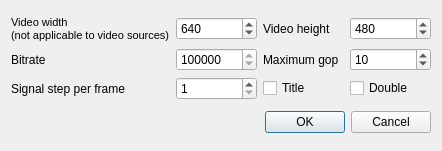
<?xml version="1.0" encoding="UTF-8"?>
<ui version="4.0">
 <class>ExportVideoDialog</class>
 <widget class="QDialog" name="ExportVideoDialog">
  <property name="geometry">
   <rect>
    <x>0</x>
    <y>0</y>
    <width>442</width>
    <height>151</height>
   </rect>
  </property>
  <property name="windowTitle">
   <string>Dialog</string>
  </property>
  <layout class="QVBoxLayout" name="verticalLayout">
   <item>
    <layout class="QGridLayout" name="gridLayout">
     <item row="0" column="0">
      <widget class="QLabel" name="label">
       <property name="text">
        <string>&lt;!DOCTYPE HTML PUBLIC &quot;-//W3C//DTD HTML 4.0//EN&quot; &quot;http://www.w3.org/TR/REC-html40/strict.dtd&quot;&gt;
&lt;html&gt;&lt;head&gt;&lt;meta name=&quot;qrichtext&quot; content=&quot;1&quot; /&gt;&lt;style type=&quot;text/css&quot;&gt;
p, li { white-space: pre-wrap; }
&lt;/style&gt;&lt;/head&gt;&lt;body style=&quot; font-family:'MS Shell Dlg 2'; font-size:8.25pt; font-weight:400; font-style:normal;&quot;&gt;
&lt;p style=&quot; margin-top:0px; margin-bottom:0px; margin-left:0px; margin-right:0px; -qt-block-indent:0; text-indent:0px;&quot;&gt;&lt;span style=&quot; font-size:8pt;&quot;&gt;Video width&lt;/span&gt;&lt;/p&gt;
&lt;p style=&quot; margin-top:0px; margin-bottom:0px; margin-left:0px; margin-right:0px; -qt-block-indent:0; text-indent:0px;&quot;&gt;&lt;span style=&quot; font-size:8pt;&quot;&gt;(not applicable to video sources)&lt;/span&gt;&lt;/p&gt;&lt;/body&gt;&lt;/html&gt;</string>
       </property>
      </widget>
     </item>
     <item row="0" column="2">
      <widget class="QLabel" name="label_2">
       <property name="text">
        <string>Video height</string>
       </property>
      </widget>
     </item>
     <item row="0" column="1">
      <widget class="QSpinBox" name="spinBox_Width">
       <property name="minimum">
        <number>320</number>
       </property>
       <property name="maximum">
        <number>2560</number>
       </property>
       <property name="singleStep">
        <number>16</number>
       </property>
       <property name="value">
        <number>640</number>
       </property>
      </widget>
     </item>
     <item row="0" column="3">
      <widget class="QSpinBox" name="spinBox_Height">
       <property name="minimum">
        <number>200</number>
       </property>
       <property name="maximum">
        <number>1080</number>
       </property>
       <property name="singleStep">
        <number>16</number>
       </property>
       <property name="value">
        <number>480</number>
       </property>
      </widget>
     </item>
     <item row="1" column="0">
      <widget class="QLabel" name="label_3">
       <property name="text">
        <string>Bitrate</string>
       </property>
      </widget>
     </item>
     <item row="1" column="1">
      <widget class="QSpinBox" name="spinBox_Bitrate">
       <property name="minimum">
        <number>100000</number>
       </property>
       <property name="maximum">
        <number>20000000</number>
       </property>
       <property name="singleStep">
        <number>8000</number>
       </property>
       <property name="value">
        <number>400000</number>
       </property>
      </widget>
     </item>
     <item row="1" column="2">
      <widget class="QLabel" name="label_5">
       <property name="text">
        <string>Maximum gop</string>
       </property>
      </widget>
     </item>
     <item row="1" column="3">
      <widget class="QSpinBox" name="spinBox_Gop">
       <property name="minimum">
        <number>1</number>
       </property>
       <property name="maximum">
        <number>1000</number>
       </property>
       <property name="value">
        <number>10</number>
       </property>
      </widget>
     </item>
     <item row="2" column="0">
      <widget class="QLabel" name="label_4">
       <property name="text">
        <string>Signal step per frame</string>
       </property>
      </widget>
     </item>
     <item row="2" column="1">
      <widget class="QSpinBox" name="spinBox_SignalStep">
       <property name="minimum">
        <number>1</number>
       </property>
       <property name="maximum">
        <number>1000</number>
       </property>
      </widget>
     </item>
     <item row="2" column="2">
      <widget class="QCheckBox" name="checkBox_Title">
       <property name="text">
        <string>Title</string>
       </property>
      </widget>
     </item>
     <item row="2" column="3">
      <widget class="QCheckBox" name="checkBox_Double">
       <property name="text">
        <string>Double</string>
       </property>
      </widget>
     </item>
    </layout>
   </item>
   <item>
    <widget class="QDialogButtonBox" name="buttonBox">
     <property name="orientation">
      <enum>Qt::Horizontal</enum>
     </property>
     <property name="standardButtons">
      <set>QDialogButtonBox::Cancel|QDialogButtonBox::Ok</set>
     </property>
    </widget>
   </item>
  </layout>
 </widget>
 <resources/>
 <connections>
  <connection>
   <sender>buttonBox</sender>
   <signal>accepted()</signal>
   <receiver>ExportVideoDialog</receiver>
   <slot>accept()</slot>
   <hints>
    <hint type="sourcelabel">
     <x>248</x>
     <y>254</y>
    </hint>
    <hint type="destinationlabel">
     <x>157</x>
     <y>274</y>
    </hint>
   </hints>
  </connection>
  <connection>
   <sender>buttonBox</sender>
   <signal>rejected()</signal>
   <receiver>ExportVideoDialog</receiver>
   <slot>reject()</slot>
   <hints>
    <hint type="sourcelabel">
     <x>316</x>
     <y>260</y>
    </hint>
    <hint type="destinationlabel">
     <x>286</x>
     <y>274</y>
    </hint>
   </hints>
  </connection>
 </connections>
</ui>
